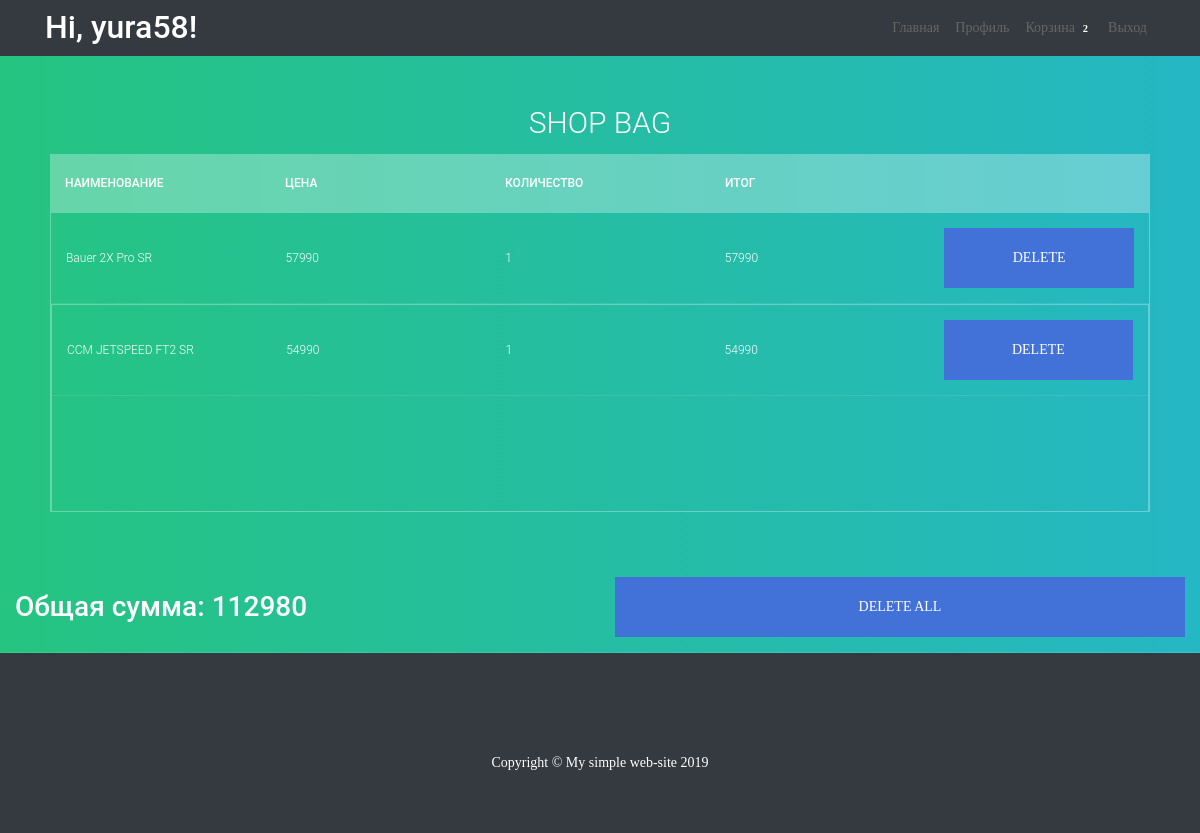
Page /cart (signed in) on the earlier database version.
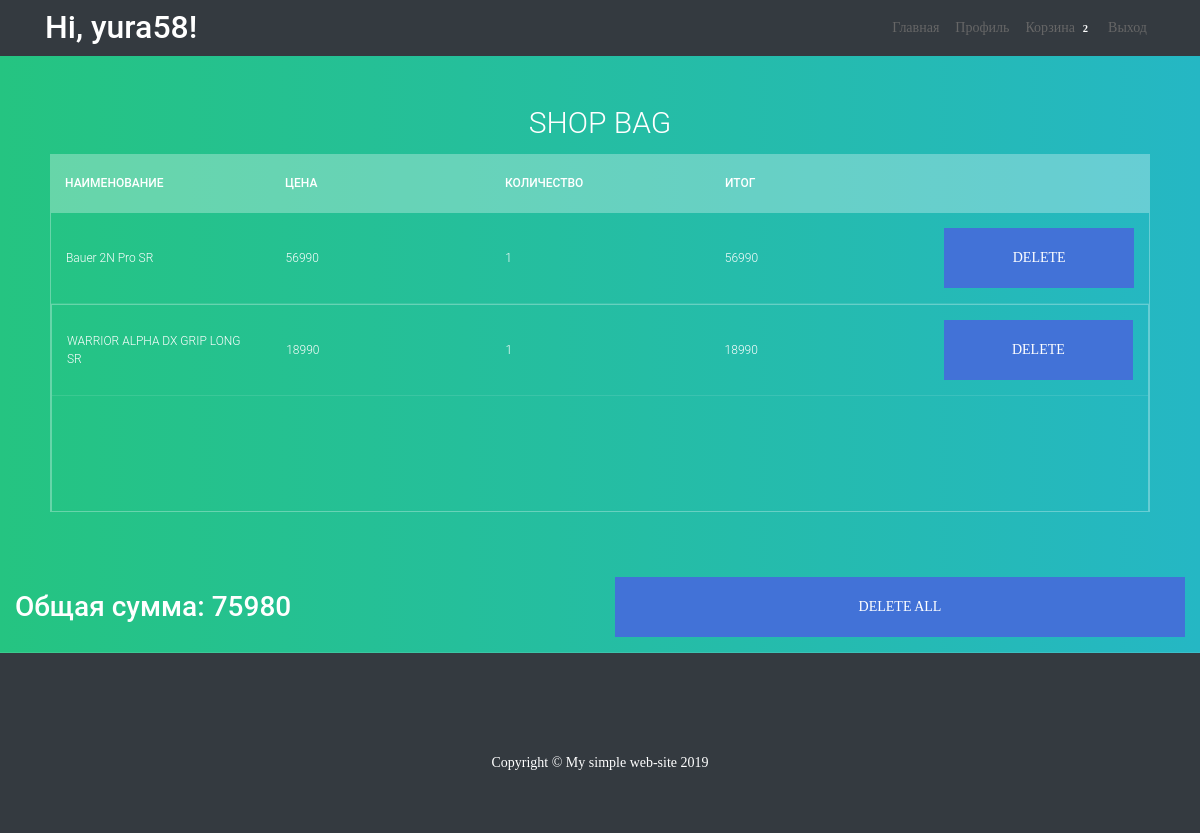
Same page on the later database version.
### app/models.py (models this page shows, shortened)
class User(UserMixin, db.Model):
    id = db.Column(db.Integer, primary_key=True)
    username = db.Column(db.String(64), index=True, unique=True)
    name = db.Column(db.String(64))
    surname = db.Column(db.String(64))
    email = db.Column(db.String(64), index=True, unique=True)
    address = db.Column(db.String(64))
    password_hash = db.Column(db.String(128))
    role_id = db.Column(db.Integer, db.ForeignKey('role.id'))
    role = db.relationship('Role', lazy='joined')
    def count_products_inCart(self):
        return CartItems.query.filter_by(user_id=current_user.id).count()

class CartItems(db.Model):
    id = db.Column(db.Integer, primary_key=True)
    user_id = db.Column(db.Integer, db.ForeignKey('user.id'))
    product_id = db.Column(db.Integer, db.ForeignKey('product.id'))
    count = db.Column(db.Integer)
    product = db.relationship('Product', lazy='joined')

class Product(db.Model):
    id = db.Column(db.Integer, primary_key=True)
    name = db.Column(db.String(128))
    price = db.Column(db.Integer)
    description = db.Column(db.String(128))
    image = db.Column(db.String(128))
    category_id = db.Column(db.Integer, db.ForeignKey('category_product.id'))
    category = db.relationship('CategoryProduct', lazy='joined')

### app/routes.py (the view)
@app.route('/cart', methods=['GET', 'POST'])
def cart():
    form = CartForm()
    cart_item_form = CartItemForm()
    cart_item_delete_all = CartItemFormDeleteAll()
    if form.validate_on_submit():
        cartitems = CartItems(user_id=current_user.id, product_id=form.product_id.data, count=form.count_prod.data)
        db.session.add(cartitems)
        db.session.commit()
        flash('You add product in cart')
        return redirect(url_for('index'))
    else:
        item = CartItems.query.filter_by(user_id=current_user.id).all()
        price_product = {}
        for i in item:
            price_product[i.id] = i.product.price * i.count
        total_sum = sum(price_product.values())
        return render_template('cart.html', title='Cart', item=item, total_sum=total_sum, price_product=price_product,
                               form=form, cart_item_form=cart_item_form, cart_item_delete_all=cart_item_delete_all)

### app/models.py (called while the page is built)
@login.user_loader
def load_user(id):
    return User.query.get(int(id))

### app/templates/cart.html (shortened to what this page needs)
{% extends "base.html" %}
{% block content %}
<link href="{{ url_for('static', filename = 'vendor/bootstrap/css/tables.css') }}" rel="stylesheet">
<section>
  <h1>Shop bag</h1>
  <div class="tbl-header">
    <table cellpadding="0" cellspacing="0" border="0">
      <thead>
        <tr>
          <th>Наименование</th>
          <th>Цена</th>
          <th>Количество</th>
          <th>Итог</th>
          <th></th>
        </tr>
      </thead>
    </table>
  </div>
  {% for items in item %}
  <div class="tbl-content">
    <table cellpadding="0" cellspacing="0" border="0">
      <tbody>
        <tr>
          <td>{{ items.product.name }}</td>
          <td>{{ items.product.price }} </td>
          <td>{{ items.count }}</td>
          <td>{{ price_product[items.id] }}</td>
          <td>
            <form action="/delete_position" method="post" novalidate>
              <button class="login100-form-btn">
                delete
              </button>
            </form>
          </td>
        </tr>
      </tbody>
    </table>
    {% endfor %}
  </div>
</section>
<table>
  <tr>
    <td><h3> Общая сумма: {{ total_sum }}</h3></td>
    <td>
      <form action="/delete_product" method="post" novalidate>
      <button class="login100-form-btn">
        delete all
      </button >
      </form>
    </td>
  </tr>
</table>
{% endblock %}

### app/templates/base.html (shortened to what this page needs)
<!DOCTYPE html>
<html lang="en">
<head>
    <link href="{{ url_for('static', filename = 'vendor/bootstrap/css/bootstrap.min.css') }}" rel="stylesheet">
    <link href="{{ url_for('static', filename = 'css/shop-homepage.css') }}" rel="stylesheet">
    <link href="{{ url_for('static', filename = 'vendor/bootstrap/css/style.css') }}" rel="stylesheet">
	<link rel="stylesheet" type="text/css" href="{{ url_for('static', filename = 'css/util.css')}}">
	<link rel="stylesheet" type="text/css"  href="{{ url_for('static', filename = 'css/main.css')}}">
</head>
<body>
  <nav class="navbar navbar-expand-lg navbar-indigo bg-dark fixed-top">
    <div class="container">
      {% if current_user.is_authenticated %}
      <h2 class="m-0  text-white">  Hi, {{ current_user.username }}!  </h2>
      {% endif %}
      <div class="collapse navbar-collapse" id="navbarResponsive">
        <ul class="navbar-nav ml-auto"  >
          <li class="nav-item active">
            <a class="nav-link" href=" {{ url_for('index', category_id = None )}} ">Главная
            </a>
          </li>
          {% if current_user.role_id == 2 %}
          <li class="nav-item">
            <a class="nav-link" href="{{ url_for('user' , username = current_user.username ) }}">Профиль</a>
          </li>
          <li class="nav-item">
            <a class="nav-link" href="{{ url_for('cart')}}">Корзина
            {% set count_prod = current_user.count_products_inCart() %}
            {%  if count_prod  %}
              <span class="badge">{{ count_prod }}</span>
            {% endif %}
            </a>
          </li>
          <li class="nav-item">
            <a class="nav-link" href="{{ url_for('logout') }}">Выход</a>
          </li>
          {% endif %}
        </ul>
      </div>
    </div>
  </nav>
  {% block content %}
  {% endblock %}
  <footer class="py-5 bg-dark">
    <div class="container">
      <div class="made-with-love">
        <p class="m-0 text-center text-white">Copyright &copy; My simple web-site 2019</p>
      </div>
    </div>
  </footer>
</body>
</html>

### app/static/css/shop-homepage.css (style rules this page uses)
body { padding-top: 56px; }

### app/static/css/main.css (style rules this page uses)
* { margin: 0px; padding: 0px; box-sizing: border-box; }
body, html { height: 100%; font-family: OpenSans-Regular, sans-serif; }
a { font-family: OpenSans-Regular; font-size: 14px; line-height: 1.7; color: #666666; margin: 0px; transition: all 0.4s; -webkit-transition: all 0.4s; -o-transition: all 0.4s; -moz-transition: all 0.4s; }
span { font-family: OpenSans-Regular; font-size: 14px; line-height: 1.7; color: #666666; margin: 0px; transition: all 0.4s; -webkit-transition: all 0.4s; -o-transition: all 0.4s; -moz-transition: all 0.4s; }
h1,h2,h3,h4,h5,h6 { margin: 0px; }
p { font-family: OpenSans-Regular; font-size: 14px; line-height: 1.7; color: #666666; margin: 0px; }
ul, li { margin: 0px; list-style-type: none; }
button { outline: none !important; border: none; background: transparent; }
.login100-form-btn { display: -webkit-box; display: -webkit-flex; display: -moz-box; display: -ms-flexbox; display: flex; justify-content: center; align-items: center; padding: 0 20px; width: 100%; height: 60px; background-color: #4272d7; font-family: OpenSans-Regular; font-size: 14px; color: #fff; line-height: 1.2; text-transform: uppercase; -webkit-transition: all 0.4s; -o-transition: all 0.4s; -moz-transition: all 0.4s; transition: all 0.4s; }

Differences in the rows shown:
changed CartItems: product.name "Bauer 2X Pro SR" → "Bauer 2N Pro SR"; product.price "57990" → "56990"; id "57990" → "56990"
changed CartItems: product.name "CCM JETSPEED FT2 SR" → "WARRIOR ALPHA DX GRIP LONG SR"; product.price "54990" → "18990"; id "54990" → "18990"
Other differences:
{{ total_sum }}: "112980" → "75980"
